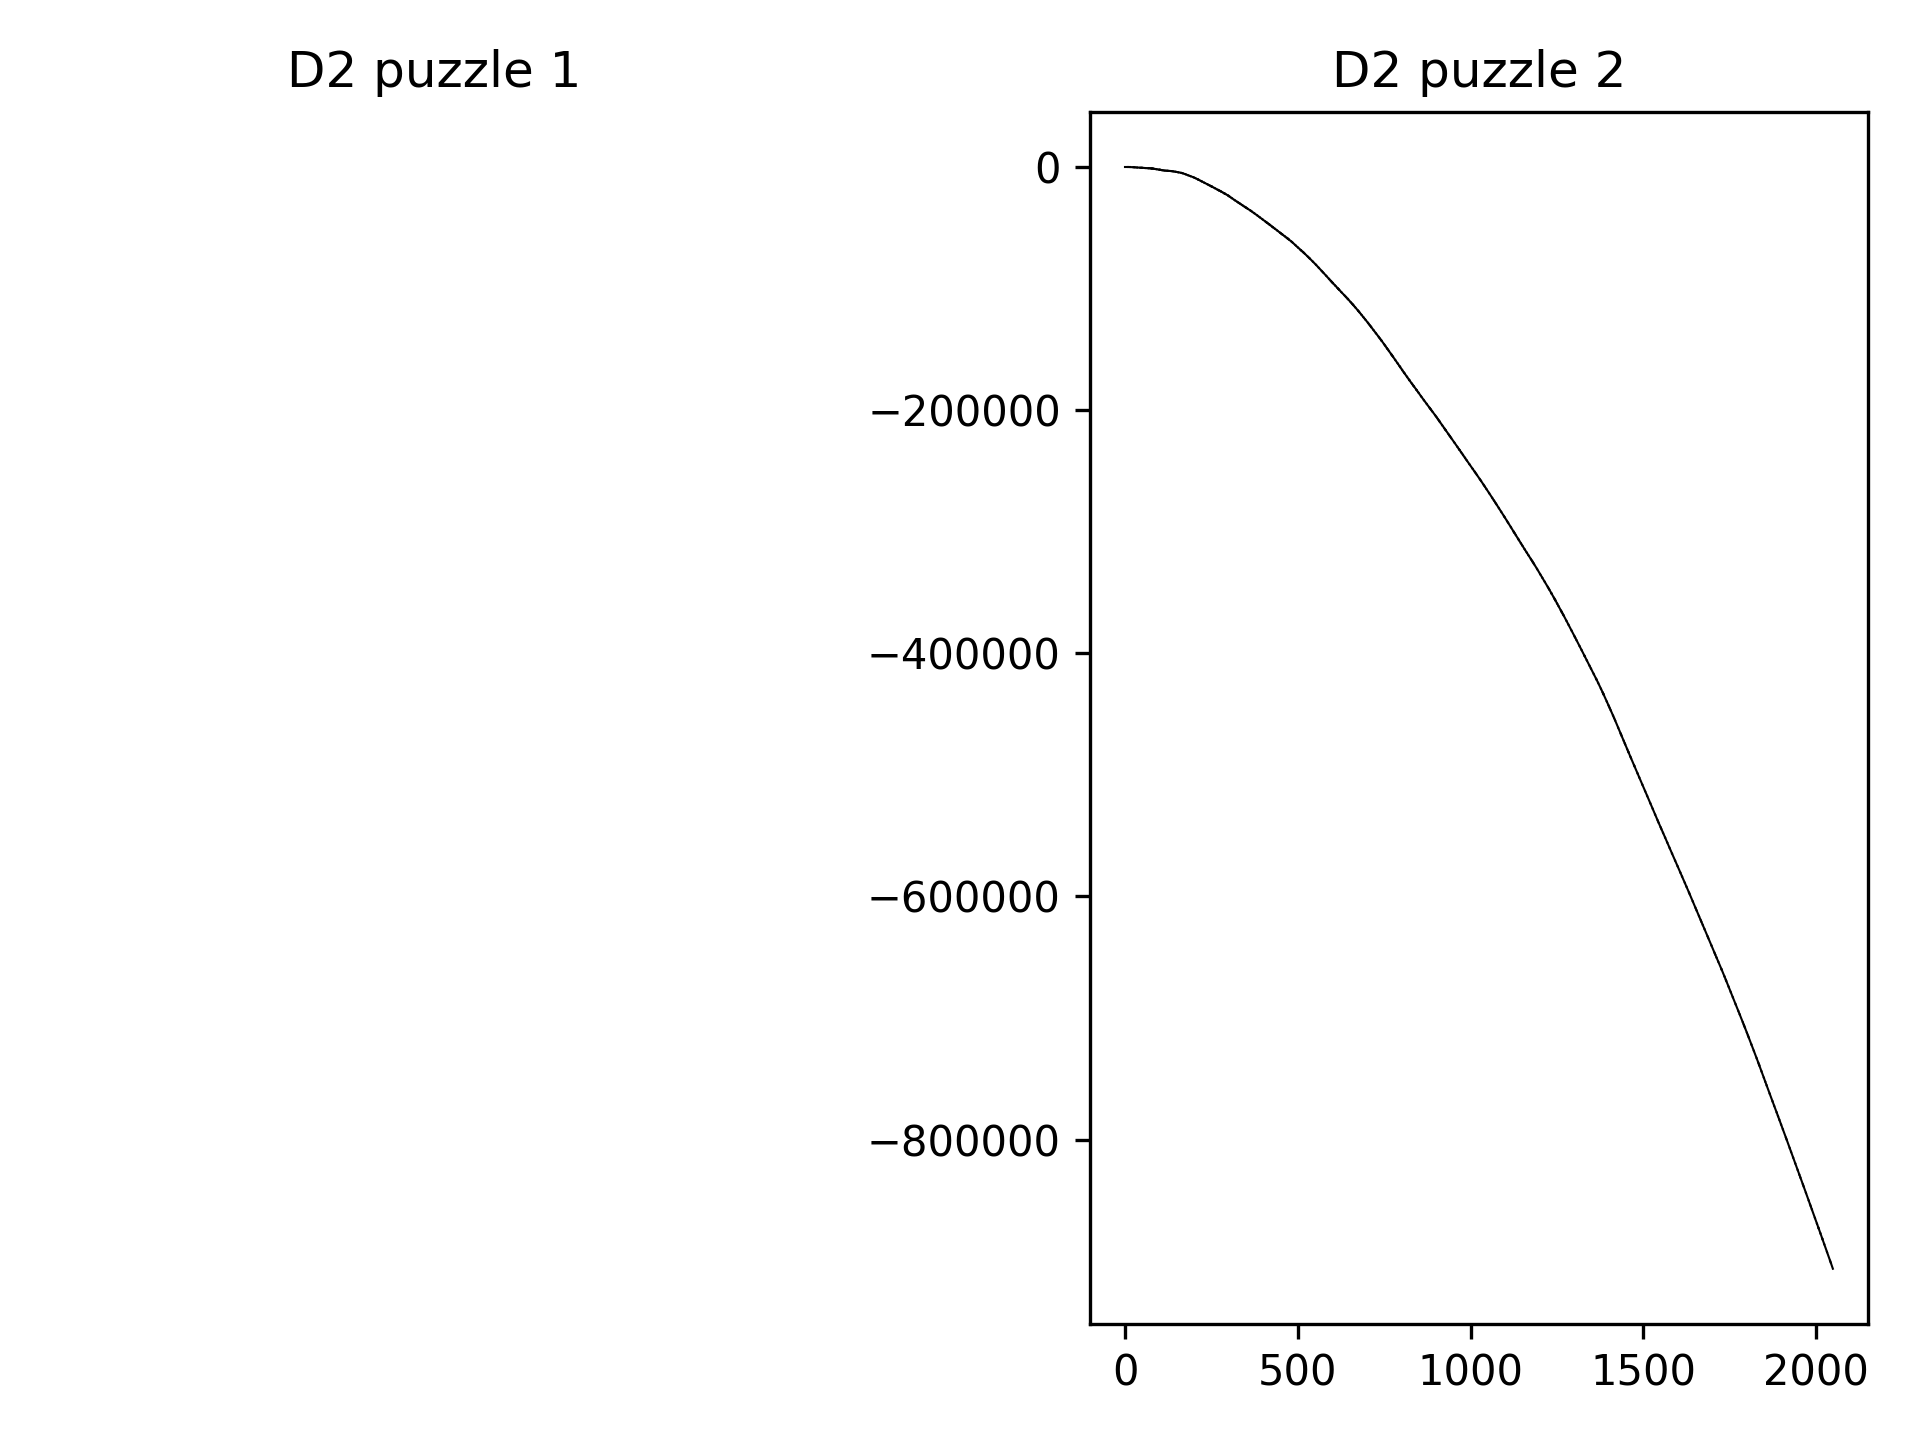

Here is the Python script that generated this plot:
import myLib
import matplotlib.pyplot as plt

DAY       = "D2"
inputFile = "D:\Dev_Perso\\AdventOfCode\\2021\\"+DAY+".txt"

# --------------------------------------------------------------------------------------------------

def Puzzle_1a( inputFile ):
    posHorizontal = 0
    posDepth      = 0
    rules         = { "forward" : (1,0), "up" : (0,-1), "down" : (0,1)}  #-> action : ( affectH, affectD )

    for line in myLib.input_as_lines(inputFile):
        command        = line.split(' ')
        rule           = rules[command[0]]
        posHorizontal += rule[0] * int(command[1])
        posDepth      += rule[1] * int(command[1])

    return  posHorizontal * posDepth

def Puzzle_1b( inputFile ):

    values     = [ ( line.split(" ")[0] , int(line.split(" ")[1]) )  for line in myLib.input_as_lines(inputFile) ]
    sumForward = sum(v if a == "forward" else 0 for a, v in values)
    sumUp      = sum(v if a == "up"      else 0 for a, v in values)
    sumDown    = sum(v if a == "down"    else 0 for a, v in values)

    return sumForward * ( sumDown - sumUp )

def Puzzle_2(inputFile, graph):
    graph.axis('on')
    posAim        = 0
    posHorizontal = 0
    posDepth      = 0
    rules         = {"forward": (1, 0, 1), "up": (0, -1, 0), "down": (0, 1, 0)} # -> action : ( affectH, affectA, affectD )

    for line in myLib.input_as_lines(inputFile):
        x,y            = posHorizontal, posDepth
        command,value  = line.split(' ')
        rule           = rules[command]
        posAim        += rule[1] * int(value)
        posHorizontal += rule[0] * int(value)
        posDepth      += rule[2] * int(value) * posAim

        graph.plot([x,posHorizontal], [-y,-posDepth], linewidth=0.5, color=(0, 0, 0))
        print(posHorizontal,posDepth  )

    return posHorizontal * posDepth

# --------------------------------------------------------------------------------------------------

figure,graph = myLib.init_matlibgraph(DAY)

myLib.display_header(DAY, inputFile )

myLib.display_result("1a",str(Puzzle_1a( inputFile )))
myLib.display_result("1b",str(Puzzle_1b( inputFile )))
myLib.display_result("2 ",str(Puzzle_2( inputFile, graph[1] ) ,))

myLib.display_footer()

myLib.save_matlibgraph(figure, DAY)
